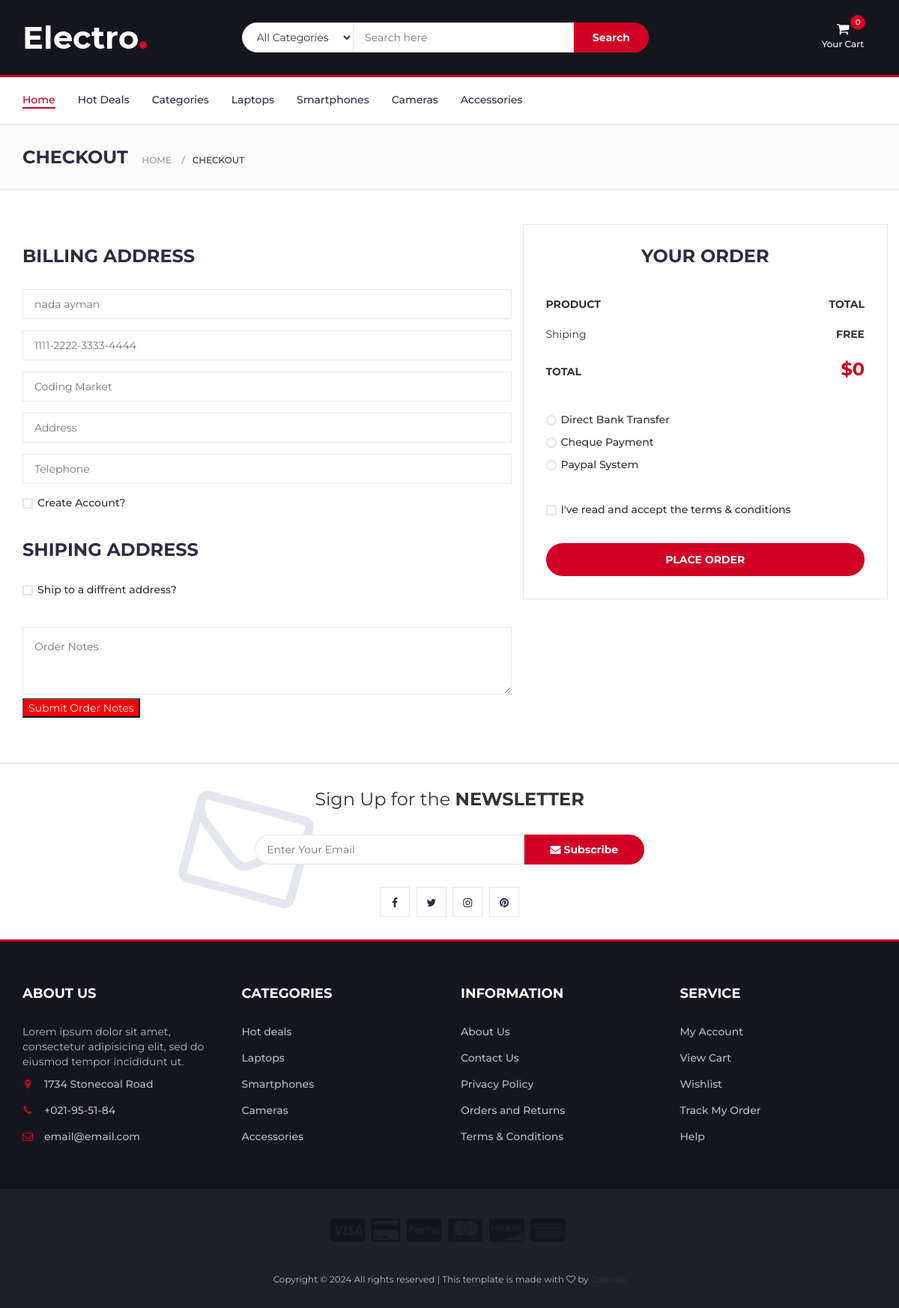
The page /checkout (signed in) on the database as committed earlier.
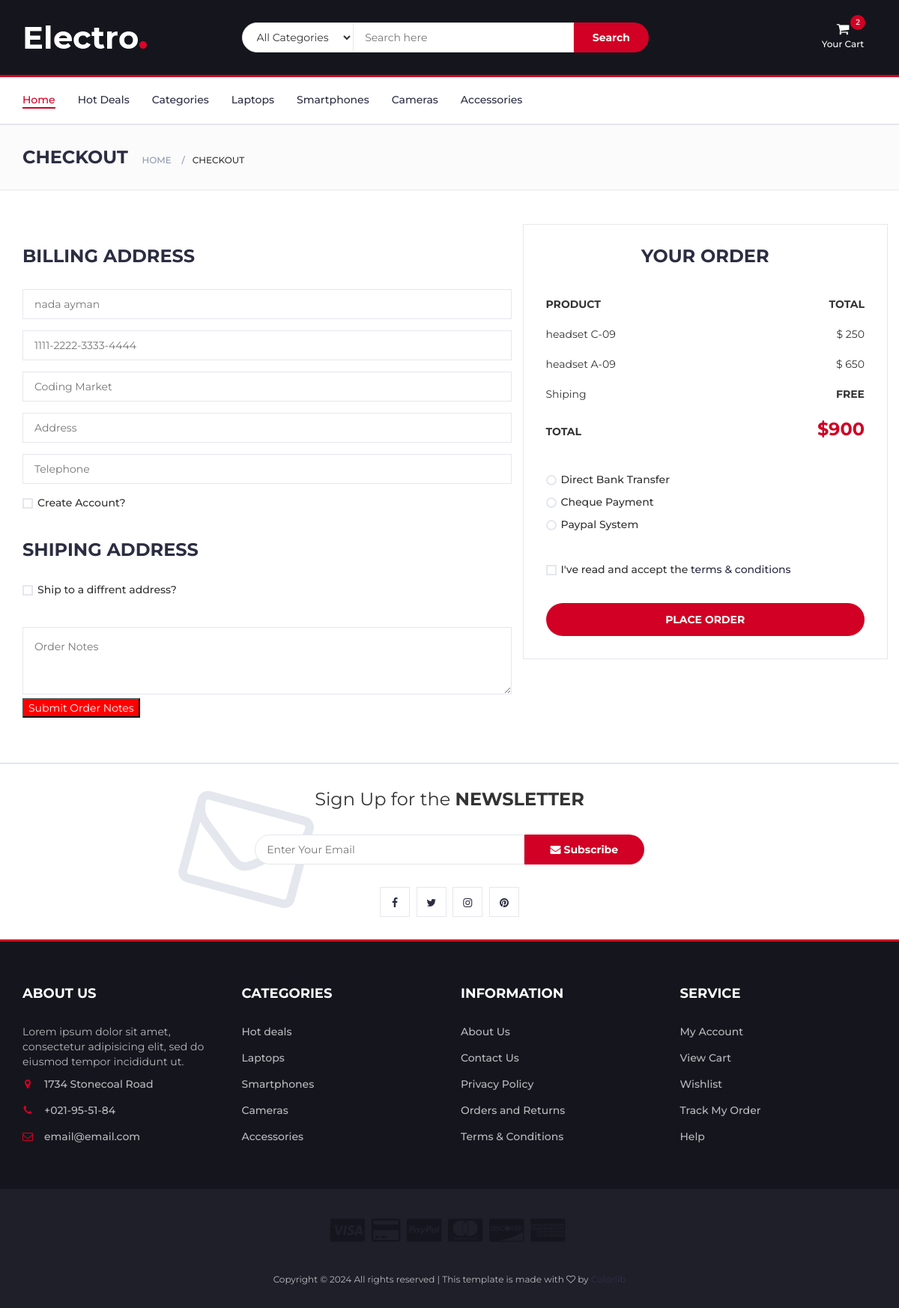
The same page on the database as committed later.
### tables this page shows
CREATE TABLE "products" (
            id INTEGER PRIMARY KEY AUTOINCREMENT,
            name TEXT NOT NULL UNIQUE,
            description TEXT,
            price INTEGER NOT NULL,
            category TEXT NOT NULL,
            img TEXT
        );

### app.py (the view, shortened to what this page needs)
@app.route('/checkout', methods=['POST', 'GET'])
def checkout ():
    products_id, counter = db.get_cart_products(connection, session.get('username'))
    whole_products = []
    real_price = 0
    for id in products_id:
        whole_products.append(id)
        real_price += id[3]
    session['Correct_MAC'] = utils.create_mac(real_price)
    return render_template('checkout.html', products=whole_products, price=real_price, counter = counter, username = session.get('username'))

### db.py (called while the page is built)
def get_user(connection, username):
    cursor = connection.cursor()
    query = '''SELECT * FROM users WHERE username = ?'''
    cursor.execute(query, (username,))
    return cursor.fetchone()

def get_cart_products(connection, username):
    user = get_user(connection, username)
    cursor = connection.cursor()
    query ='''
        SELECT products_id
        FROM payment
        WHERE user_id = ?;
    '''
    cursor.execute(query, (user[0],))
    print("in get cart product")
    tmp = cursor.fetchall()
    print(tmp)
    print("hi")
    products =[]
    for product in tmp:
        products.append(get_product_byID(connection,product))
    return products, len(tmp)

def get_product_byID(connection, id):
    cursor = connection.cursor()
    query = '''SELECT * FROM products WHERE id = ?'''
    cursor.execute(query, id)
    return cursor.fetchone()

### utils.py (called while the page is built)
def create_mac(price):
    secret_key = b'supersecretkey'
    price_bytes = str(price).encode('utf-8')
    mac = hmac.new(secret_key, price_bytes, hashlib.sha256).hexdigest()
    return mac

### templates/checkout.html (shortened to what the changed rows need)
<!DOCTYPE html>
<html lang="en">
  <head>
    <link
      type="text/css"
      rel="stylesheet"
      href="../static/css/bootstrap.min.css"
    />
    <link type="text/css" rel="stylesheet" href="../static/css/slick.css" />
    <link
      type="text/css"
      rel="stylesheet"
      href="../static/css/slick-theme.css"
    />
    <link
      type="text/css"
      rel="stylesheet"
      href="../static/css/nouislider.min.css"
    />
    <link rel="stylesheet" href="../static/css/font-awesome.min.css" />
    <link type="text/css" rel="stylesheet" href="../static/css/style.css" />
  </head>
  <body>
    <header>
      <div id="header">
        <div class="container">
          <div class="row">
            <div class="col-md-3 clearfix">
              <div class="header-ctn">
                <div class="dropdown">
                  <a
                    class="dropdown-toggle"
                    data-toggle="dropdown"
                    aria-expanded="true"
                  >
                    <i class="fa fa-shopping-cart"></i>
                    <span>Your Cart</span>
                    <div class="qty">{{counter}}</div>
                  </a>
                </div>
              </div>
            </div>
          </div>
        </div>
      </div>
    </header>
    <div class="section">
      <div class="container">
        <div class="row">
          <div class="col-md-5 order-details">
            <div class="order-summary">
              <div class="order-products">
                {% for product in products %}
                <div class="order-col">
                  <div>{{product[1]}}</div>
                  <div>$ {{product[3]}}</div>
                </div>
                {% endfor %}
              </div>
              <div class="order-col">
                <div><strong class="order-total">${{price}}</strong></div>
              </div>
            </div>
          </div>
        </div>
      </div>
    </div>
  </body>
</html>

Rows that differ between the two databases and show on the page:
added products: name "headset C-09", price "250"
added products: name "headset A-09", price "650"
Other text that changed with them:
{{ counter }}: "0" → "2"
{{ price }}: "0" → "900"
